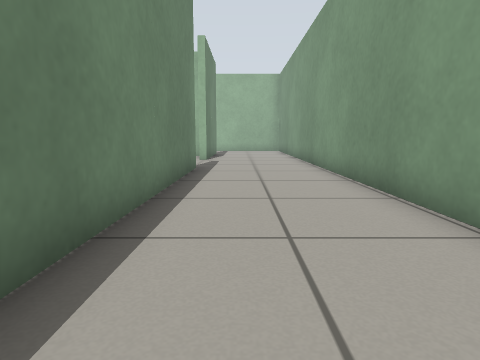
[1] (above)

17 first-person views from a walk through a robot-simulator world made for Gazebo. The camera is 0.5 m above the floor, tilts 8° down and sees 75° across. The floor is counted in squares, 0.5 m on a side. Each view is taken from the middle of a square. On the plan, view 1 faces up. The plan holds only what a view shows up to about 12 squares ahead; the rest is blank. The robots in the file are not drawn.

[2]
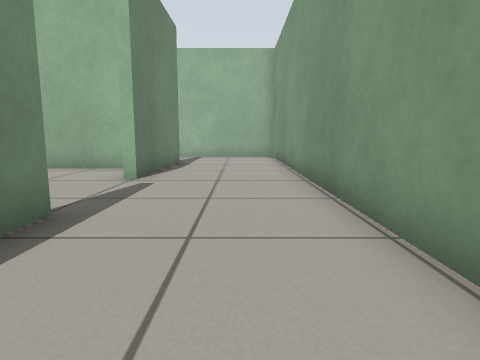

[3]
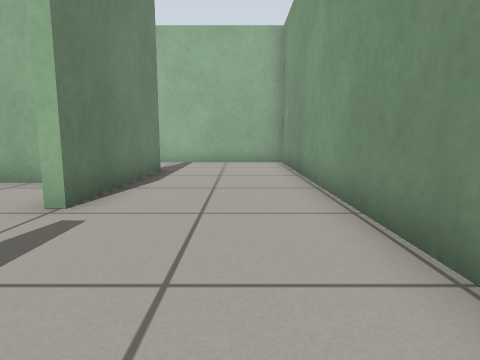

[4]
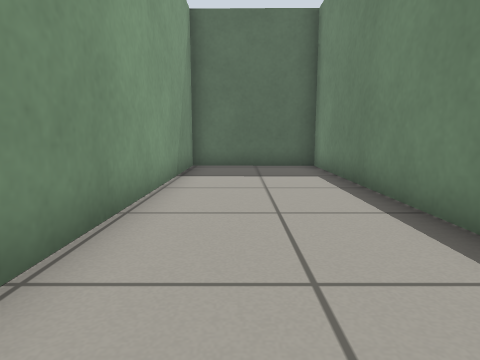

[5]
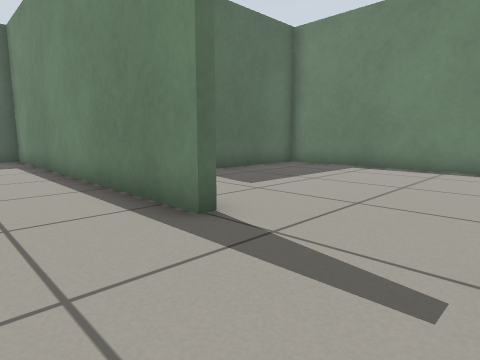

[6]
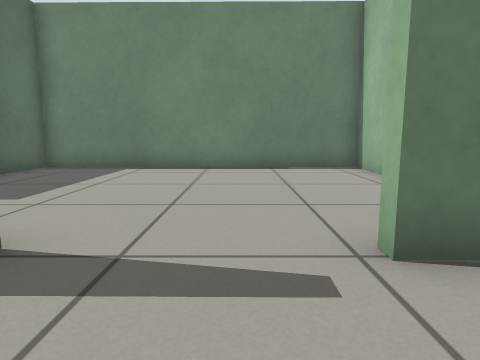

[7]
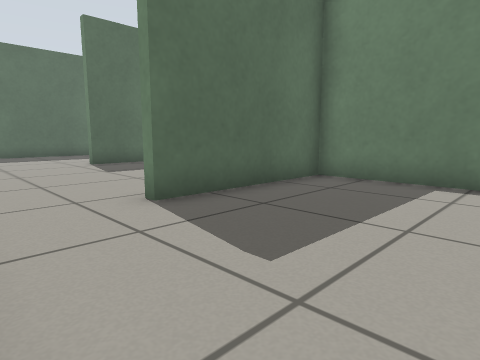

[8]
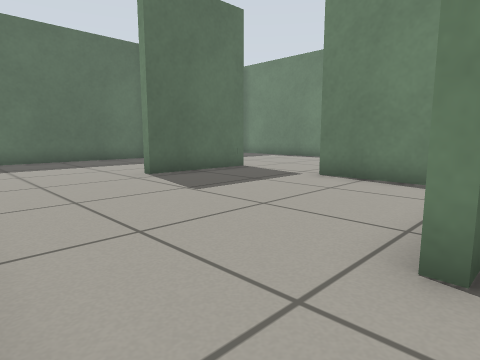

[9]
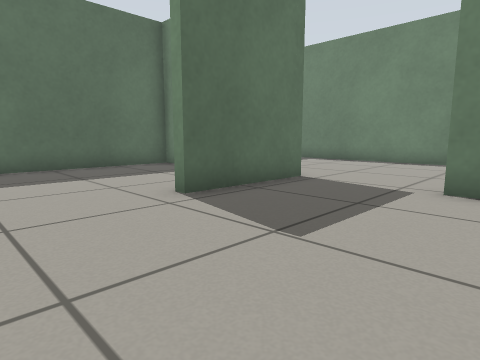

[10]
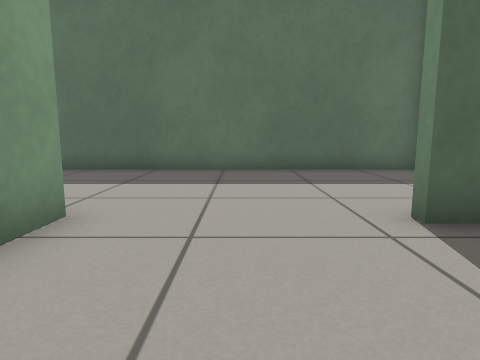

[11]
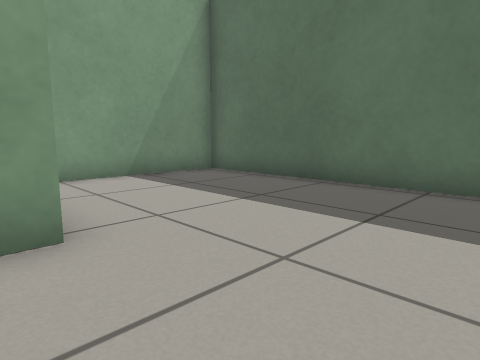

[12]
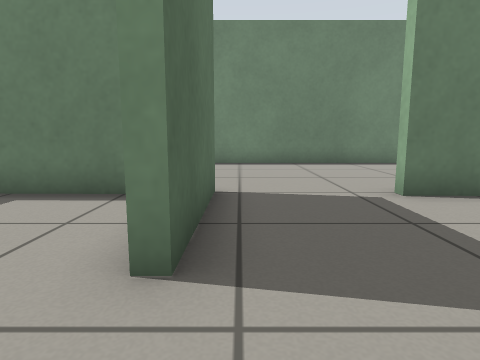

[13]
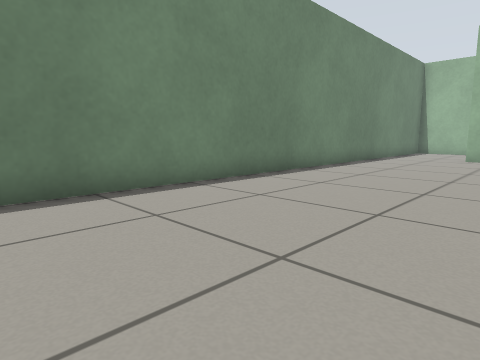

[14]
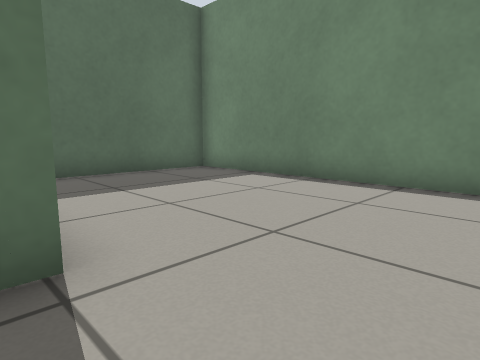

[15]
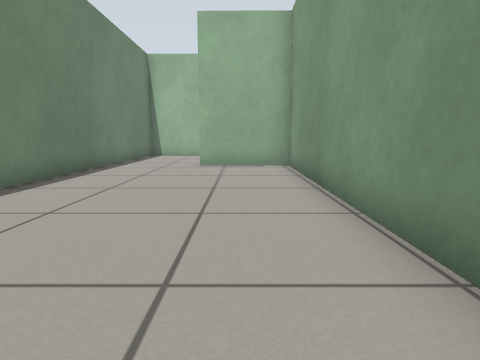

[16]
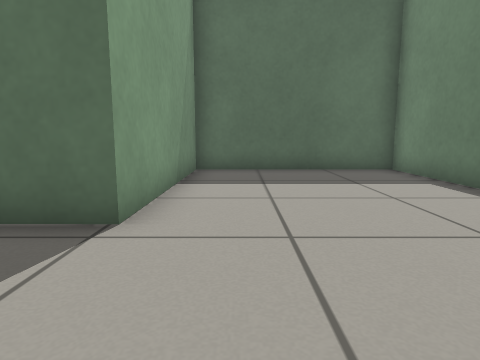

[17]
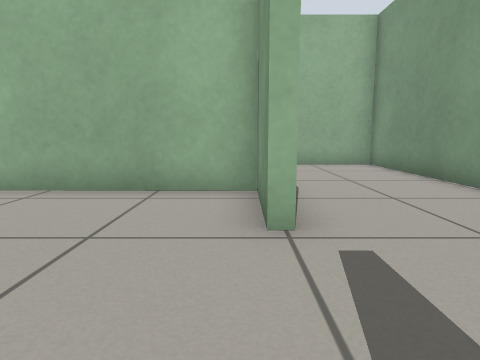

### Floor plan
Ten units are one square. View 1 is at (0, 0); x grows to the right and y downward. Boxes are objects, and circles mark ways between rooms. Rooms are numbered by the first view taken in them; rooms with no view inside come last. Other rooms are left out.
<svg viewBox="-161 -216 192 294">
<path fill="none" stroke="#000" d="M-14 -99 -15 15 26 16 26 -211 -21 -211M-13 -183 -14 -132M-17 -132 -16 -157 -90 -157 -91 -57 -44 -57M-92 -43 -92 -17M-95 15 -61 15M-18 19 -18 7M-92 -17 -96 -18M-94 -69 -93 -157 -124 -158M-156 -155 -156 73 -96 73 -95 15M-61 15 -61 19M-93 67 -93 73 26 73 26 29M-92 29 -92 52"/>
<circle cx="-10" cy="-115" r="3" fill="#2a7"/>
<circle cx="-30" cy="-60" r="3" fill="#2a7"/>
<circle cx="-90" cy="0" r="3" fill="#2a7"/>
<circle cx="-45" cy="20" r="3" fill="#2a7"/>
<text x="10" y="-90">1</text>
<text x="-50" y="-110">2</text>
<text x="-60" y="-20">3</text>
<text x="-130" y="-40">4</text>
<text x="-30" y="50">5</text>
</svg>
Room 1 opens to room 2. Room 2 opens to room 3. Room 3 opens to room 4. Room 3 opens to room 5.

Where each view was taken, in squares from view 1:
view 1: 0 up, 0 right, facing up
view 2: 6 up, 1 right, facing up
view 3: 9 up, 1 right, facing up
view 4: 9 up, 1 right, facing down
view 5: 13 up, 1 right, facing down-left
view 6: 12 up, 1 right, facing left
view 7: 10 up, 2 left, facing down-left
view 8: 6 up, 2 left, facing down-left
view 9: 3 up, 3 left, facing down-left
view 10: 2 up, 4 left, facing down
view 11: 1 down, 5 left, facing down-right
view 12: 1 down, 4 left, facing left
view 13: 1 up, 10 left, facing up-left
view 14: 1 up, 9 left, facing down-left
view 15: 5 up, 11 left, facing up
view 16: 2 up, 11 left, facing down
view 17: 10 up, 2 left, facing up
